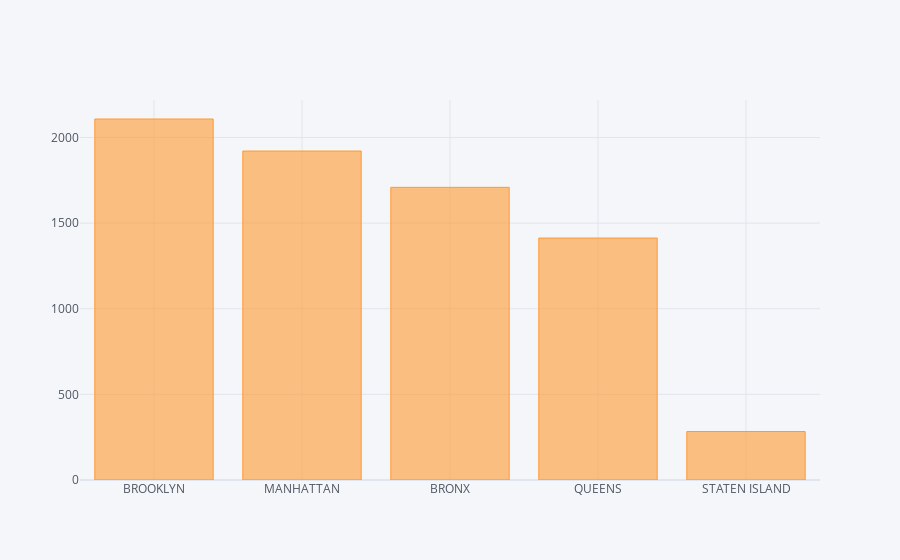

Notebook cell for this chart:
### Code cell


### Figure 1 — Plotly figure (JSON) as saved in the notebook; plotly's stock layout.template omitted (floating-point values rounded to 4 significant figures)
{"data": [{"marker": {"color": "rgba(255, 153, 51, 0.6)", "line": {"color": "rgba(255, 153, 51, 1.0)", "width": 1}}, "name": "bcounts", "orientation": "v", "text": "", "type": "bar", "x": ["BROOKLYN", "MANHATTAN", "BRONX", "QUEENS", "STATEN ISLAND"], "y": [2108, 1921, 1709, 1413, 283]}], "layout": {"legend": {"bgcolor": "#F5F6F9", "font": {"color": "#4D5663"}}, "paper_bgcolor": "#F5F6F9", "plot_bgcolor": "#F5F6F9", "title": {"font": {"color": "#4D5663"}}, "xaxis": {"gridcolor": "#E1E5ED", "showgrid": true, "tickfont": {"color": "#4D5663"}, "title": {"font": {"color": "#4D5663"}, "text": ""}, "zerolinecolor": "#E1E5ED"}, "yaxis": {"gridcolor": "#E1E5ED", "showgrid": true, "tickfont": {"color": "#4D5663"}, "title": {"font": {"color": "#4D5663"}, "text": ""}, "zerolinecolor": "#E1E5ED"}}}
